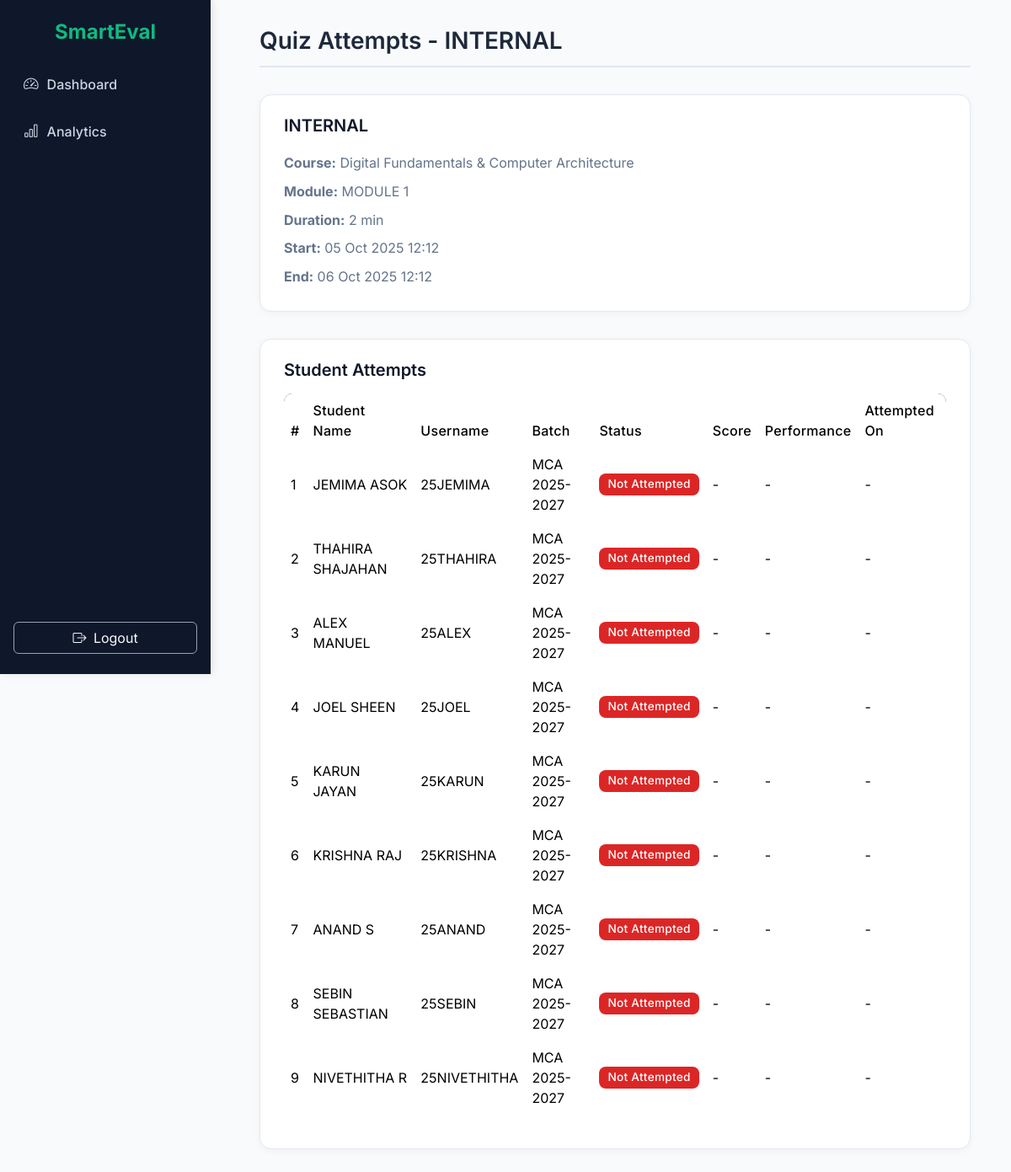
Screenshot of /quiz/24/attempts/ (signed in) with the database file from the repository.
### evaluation/models.py (models this page shows, shortened)
class Quiz(models.Model):
    STATUS_CHOICES = (
        ("Draft", "Draft"),
        ("Published", "Published"),
    )
    course = models.ForeignKey(Course, on_delete=models.CASCADE, related_name="quizzes")
    module = models.ForeignKey(Module, null=True, blank=True, on_delete=models.SET_NULL, related_name="quizzes")
    teacher = models.ForeignKey(
        settings.AUTH_USER_MODEL,
        limit_choices_to={'role': 'Teacher'},
        null=True,
        blank=True,
        on_delete=models.SET_NULL
    )
    title = models.CharField(max_length=200)
    topic = models.CharField(max_length=100, blank=True, null=True)
    start_time = models.DateTimeField(null=True, blank=True)
    end_time = models.DateTimeField(null=True, blank=True)
    duration = models.PositiveIntegerField(
        help_text="Time in minutes", null=True, blank=True
    )
    total_marks = models.DecimalField(max_digits=6, decimal_places=2, default=0)
    marks_per_question = models.DecimalField(
        max_digits=5, decimal_places=2, null=True, blank=True,
        help_text="If set, applies same mark to all questions"
    )
    status = models.CharField(max_length=10, choices=STATUS_CHOICES, default="Draft")
    batches = models.ManyToManyField(Batch, blank=True, related_name="quizzes")
    created_at = models.DateTimeField(auto_now_add=True, null=True)
    updated_at = models.DateTimeField(auto_now=True)

class Course(models.Model):
    course_code = models.CharField(max_length=20)
    name = models.CharField(max_length=100, blank=True, null=True)
    semester = models.ForeignKey(Semester, on_delete=models.CASCADE)
    students = models.ManyToManyField(settings.AUTH_USER_MODEL, related_name='courses_enrolled', blank=True)
    assigned_teacher = models.ForeignKey(
        settings.AUTH_USER_MODEL,
        limit_choices_to={'role': 'Teacher'},
        null=True,
        blank=True,
        on_delete=models.SET_NULL   # ✅ persists if teacher deleted
    )
    class Meta:
        unique_together = ('course_code', 'semester')

class Module(models.Model):
    course = models.ForeignKey(Course, on_delete=models.CASCADE, related_name="modules")
    name = models.CharField(max_length=50)
    class Meta:
        unique_together = ('course', 'name')

class User(AbstractUser):
    ROLE_CHOICES = (
        ("Student", "Student"),
        ("Teacher", "Teacher"),
        ("Admin", "Admin"),
    )
    role = models.CharField(max_length=20, choices=ROLE_CHOICES)
    is_approved = models.BooleanField(default=False)
    batch = models.ForeignKey(Batch, null=True, blank=True, on_delete=models.SET_NULL)

class Batch(models.Model):
    name = models.CharField(max_length=50)
    semester = models.ForeignKey(Semester, on_delete=models.CASCADE)

### evaluation/views.py (the view)
# urls.py: path('quiz/<int:quiz_id>/attempts/', views.quiz_attempts, name='quiz_attempts'),
@login_required
def quiz_attempts(request, quiz_id):
    try:
        quiz = Quiz.objects.get(id=quiz_id)
    except Quiz.DoesNotExist:
        messages.error(request, "Quiz not found.")
        return redirect('teacher_dashboard')
    batches = quiz.batches.all()
    students = User.objects.filter(role="Student", batch__in=batches).distinct()
    student_attempts = []
    for student in students:
        attempt = QuizAttempt.objects.filter(quiz=quiz, student=student).first()
        if attempt:
            total_marks = quiz.total_marks or 1
            percentage = float(attempt.score) / float(total_marks) * 100  # ✅ fixed
            if percentage >= 85:
                performance = "Excellent"
            elif percentage >= 70:
                performance = "Good"
            elif percentage >= 50:
                performance = "Average"
            else:
                performance = "Poor"
            student_attempts.append({
                'student': student,
                'attempted': True,
                'score': attempt.score,
                'total_marks': total_marks,
                'performance': performance,
                'attempted_on': attempt.submitted_at
            })
        else:
            student_attempts.append({
                'student': student,
                'attempted': False
            })
    context = {
        'quiz': quiz,
        'student_attempts': student_attempts
    }
    return render(request, 'quiz_attempts.html', context)

### templates/quiz_attempts.html (shortened to what this page needs)
{% load static %}
<!DOCTYPE html>
<html lang="en">
<head>
  <link href="https://cdn.jsdelivr.net/npm/bootstrap@5.3.2/dist/css/bootstrap.min.css" rel="stylesheet">
  <link href="https://cdn.jsdelivr.net/npm/bootstrap-icons@1.11.1/font/bootstrap-icons.css" rel="stylesheet">
</head>
<body>
<div class="sidebar">
  <div>
    <h4>SmartEval</h4>
    <nav class="nav flex-column">
      <a class="nav-link" href="{% url 'teacher_dashboard' %}">
        <i class="bi bi-speedometer2"></i> Dashboard
      </a>
      <a class="nav-link" href="#">
        <i class="bi bi-bar-chart"></i> Analytics
      </a>
    </nav>
  </div>
  <form method="POST" action="{% url 'logout' %}">
    <button type="submit" class="btn btn-outline-light btn-logout">
      <i class="bi bi-box-arrow-right me-1"></i> Logout
    </button>
  </form>
</div>
<div class="main-content">
  <div class="page-header">
    <h3>Quiz Attempts - {{ quiz.title }}</h3>
  </div>
  <div class="card">
    <h5 class="card-title">{{ quiz.title }}</h5>
    <p><strong>Course:</strong> {{ quiz.course.name }}</p>
    <p><strong>Module:</strong> {{ quiz.module.name|default:"N/A" }}</p>
    <p><strong>Duration:</strong> {{ quiz.duration }} min</p>
    <p><strong>Start:</strong> {{ quiz.start_time|date:"d M Y H:i" }}</p>
    <p><strong>End:</strong> {{ quiz.end_time|date:"d M Y H:i" }}</p>
  </div>
  <div class="card">
    <h5 class="card-title mb-3">Student Attempts</h5>
    {% if student_attempts %}
      <div class="table-responsive">
        <table class="table align-middle table-borderless">
          <thead>
            <tr>
              <th>#</th>
              <th>Student Name</th>
              <th>Username</th>
              <th>Batch</th>
              <th>Status</th>
              <th>Score</th>
              <th>Performance</th>
              <th>Attempted On</th>
            </tr>
          </thead>
          <tbody>
            {% for sa in student_attempts %}
            <tr>
              <td data-label="#"> {{ forloop.counter }} </td>
              <td data-label="Student Name">{{ sa.student.get_full_name }}</td>
              <td data-label="Username">{{ sa.student.username }}</td>
              <td data-label="Batch">{{ sa.student.batch.name }}</td>
              {% if sa.attempted %}
                <td data-label="Status"><span class="badge badge-attempted">Attempted</span></td>
                <td data-label="Score">{{ sa.score }}/{{ sa.total_marks }}</td>
                <td data-label="Performance">
                  {% if sa.performance == "Excellent" %}
                    <span class="badge badge-excellent">{{ sa.performance }}</span>
                  {% elif sa.performance == "Good" %}
                    <span class="badge badge-good">{{ sa.performance }}</span>
                  {% elif sa.performance == "Average" %}
                    <span class="badge badge-average">{{ sa.performance }}</span>
                  {% else %}
                    <span class="badge badge-poor">{{ sa.performance }}</span>
                  {% endif %}
                </td>
                <td data-label="Attempted On">{{ sa.attempted_on|date:"d M Y H:i" }}</td>
              {% else %}
                <td data-label="Status"><span class="badge badge-notattempted">Not Attempted</span></td>
                <td data-label="Score">-</td>
                <td data-label="Performance">-</td>
                <td data-label="Attempted On">-</td>
              {% endif %}
            </tr>
            {% endfor %}
          </tbody>
        </table>
      </div>
    {% else %}
      <p class="text-muted">No students assigned to this quiz yet.</p>
    {% endif %}
  </div>
</div>
</body>
</html>

### templates/quiz_attempts.html (style rules this page uses)
:root { --primary: #0f172a; --accent: #10b981; --background: #f9fafb; --card-bg: #ffffff; --text: #1e293b; --muted: #64748b; --border: #e2e8f0; }
body { font-family: 'Inter', sans-serif; background-color: var(--background); color: var(--text); margin: 0; }
.sidebar { width: 250px; height: 100vh; background-color: var(--primary); position: fixed; top: 0; left: 0; color: white; display: flex; flex-direction: column; justify-content: space-between; padding: 1.5rem 1rem; box-shadow: 2px 0 10px rgba(0,0,0,0.1); z-index: 999; }
.sidebar h4 { text-align: center; font-weight: 700; color: var(--accent); margin-bottom: 1.5rem; }
.nav-link { color: #cbd5e1; margin-bottom: 0.6rem; font-weight: 500; display: flex; align-items: center; padding: 10px 12px; border-radius: 8px; transition: all 0.3s ease; }
.nav-link i { margin-right: 10px; font-size: 1.1rem; }
.btn-logout { width: 100%; margin-top: 1rem; border-color: #94a3b8; color: #f8fafc; transition: all 0.3s ease; }
.main-content { margin-left: 260px; padding: 2rem 3rem; transition: all 0.3s ease; }
.page-header { margin-bottom: 2rem; border-bottom: 2px solid var(--border); padding-bottom: 0.75rem; display: flex; justify-content: space-between; align-items: center; }
.page-header h3 { font-weight: 600; margin: 0; }
.card { background-color: var(--card-bg); border: 1px solid var(--border); border-radius: 14px; box-shadow: 0 2px 10px rgba(0,0,0,0.04); padding: 1.5rem 1.75rem; margin-bottom: 2rem; transition: all 0.3s ease; }
.card-title { font-weight: 600; margin-bottom: 1rem; color: var(--primary); }
.card p { color: var(--muted); margin: 0.3rem 0; }
table { border-radius: 10px; overflow: hidden; }
thead { background-color: var(--primary); color: white; }
thead th { font-weight: 500; letter-spacing: 0.3px; padding: 0.75rem; }
tbody tr { transition: all 0.2s ease; }
td { vertical-align: middle; padding: 0.75rem; color: var(--text); }
.badge { border-radius: 8px; padding: 6px 10px; font-size: 0.85rem; font-weight: 500; letter-spacing: 0.3px; }
.badge-notattempted { background-color: #DC2626; }

### rows the page displays
Quiz: title "INTERNAL", course.name "Digital Fundamentals & Computer Architecture", module.name "MODULE 1", duration "2", start_time "05 Oct 2025 12:12", end_time "06 Oct 2025 12:12"
User: student.get_full_name "JEMIMA ASOK", student.username "25JEMIMA", student.batch.name "MCA 2025-2027"
User: student.get_full_name "THAHIRA SHAJAHAN", student.username "25THAHIRA", student.batch.name "MCA 2025-2027"
User: student.get_full_name "ALEX MANUEL", student.username "25ALEX", student.batch.name "MCA 2025-2027"
User: student.get_full_name "JOEL SHEEN", student.username "25JOEL", student.batch.name "MCA 2025-2027"
User: student.get_full_name "KARUN JAYAN", student.username "25KARUN", student.batch.name "MCA 2025-2027"
User: student.get_full_name "KRISHNA RAJ", student.username "25KRISHNA", student.batch.name "MCA 2025-2027"
User: student.get_full_name "ANAND S", student.username "25ANAND", student.batch.name "MCA 2025-2027"
User: student.get_full_name "SEBIN SEBASTIAN", student.username "25SEBIN", student.batch.name "MCA 2025-2027"
User: student.get_full_name "NIVETHITHA R", student.username "25NIVETHITHA", student.batch.name "MCA 2025-2027"
